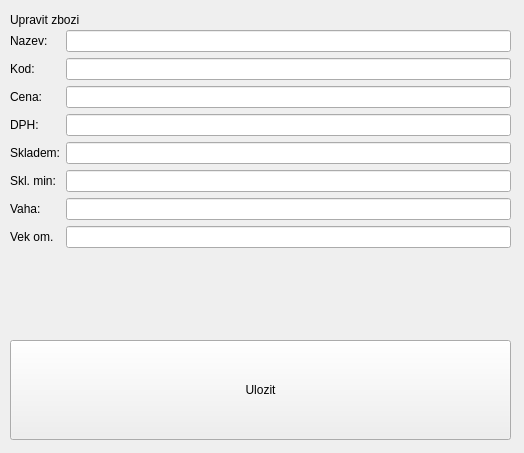
<?xml version="1.0" encoding="UTF-8"?>
<ui version="4.0">
 <class>Form</class>
 <widget class="QWidget" name="Form">
  <property name="geometry">
   <rect>
    <x>0</x>
    <y>0</y>
    <width>524</width>
    <height>453</height>
   </rect>
  </property>
  <property name="windowTitle">
   <string>Form</string>
  </property>
  <widget class="QLabel" name="edit_item_label">
   <property name="geometry">
    <rect>
     <x>10</x>
     <y>10</y>
     <width>111</width>
     <height>19</height>
    </rect>
   </property>
   <property name="text">
    <string>Upravit zbozi</string>
   </property>
  </widget>
  <widget class="QWidget" name="formLayoutWidget">
   <property name="geometry">
    <rect>
     <x>10</x>
     <y>30</y>
     <width>501</width>
     <height>301</height>
    </rect>
   </property>
   <layout class="QFormLayout" name="formLayout">
    <property name="fieldGrowthPolicy">
     <enum>QFormLayout::AllNonFixedFieldsGrow</enum>
    </property>
    <item row="0" column="0">
     <widget class="QLabel" name="name_label">
      <property name="text">
       <string>Nazev:</string>
      </property>
     </widget>
    </item>
    <item row="0" column="1">
     <widget class="QLineEdit" name="name_edit"/>
    </item>
    <item row="1" column="0">
     <widget class="QLabel" name="code_label">
      <property name="text">
       <string>Kod:</string>
      </property>
     </widget>
    </item>
    <item row="1" column="1">
     <widget class="QLineEdit" name="code_edit"/>
    </item>
    <item row="2" column="0">
     <widget class="QLabel" name="price_label">
      <property name="text">
       <string>Cena:</string>
      </property>
     </widget>
    </item>
    <item row="2" column="1">
     <widget class="QLineEdit" name="price_edit"/>
    </item>
    <item row="3" column="0">
     <widget class="QLabel" name="dph_label">
      <property name="text">
       <string>DPH:</string>
      </property>
     </widget>
    </item>
    <item row="3" column="1">
     <widget class="QLineEdit" name="dph_edit"/>
    </item>
    <item row="4" column="0">
     <widget class="QLabel" name="count_label">
      <property name="text">
       <string>Skladem:</string>
      </property>
     </widget>
    </item>
    <item row="4" column="1">
     <widget class="QLineEdit" name="count_edit"/>
    </item>
    <item row="5" column="0">
     <widget class="QLabel" name="mincount_label">
      <property name="text">
       <string>Skl. min:</string>
      </property>
     </widget>
    </item>
    <item row="5" column="1">
     <widget class="QLineEdit" name="mincount_edit"/>
    </item>
    <item row="6" column="0">
     <widget class="QLabel" name="weight_label">
      <property name="text">
       <string>Vaha:</string>
      </property>
     </widget>
    </item>
    <item row="6" column="1">
     <widget class="QLineEdit" name="weight_edit"/>
    </item>
    <item row="7" column="0">
     <widget class="QLabel" name="is_age_restricted_label">
      <property name="text">
       <string>Vek om.</string>
      </property>
     </widget>
    </item>
    <item row="7" column="1">
     <widget class="QLineEdit" name="is_age_restricted_edit"/>
    </item>
   </layout>
  </widget>
  <widget class="QPushButton" name="item_save_button">
   <property name="geometry">
    <rect>
     <x>10</x>
     <y>340</y>
     <width>501</width>
     <height>100</height>
    </rect>
   </property>
   <property name="text">
    <string>Ulozit</string>
   </property>
  </widget>
 </widget>
 <resources/>
 <connections/>
</ui>
